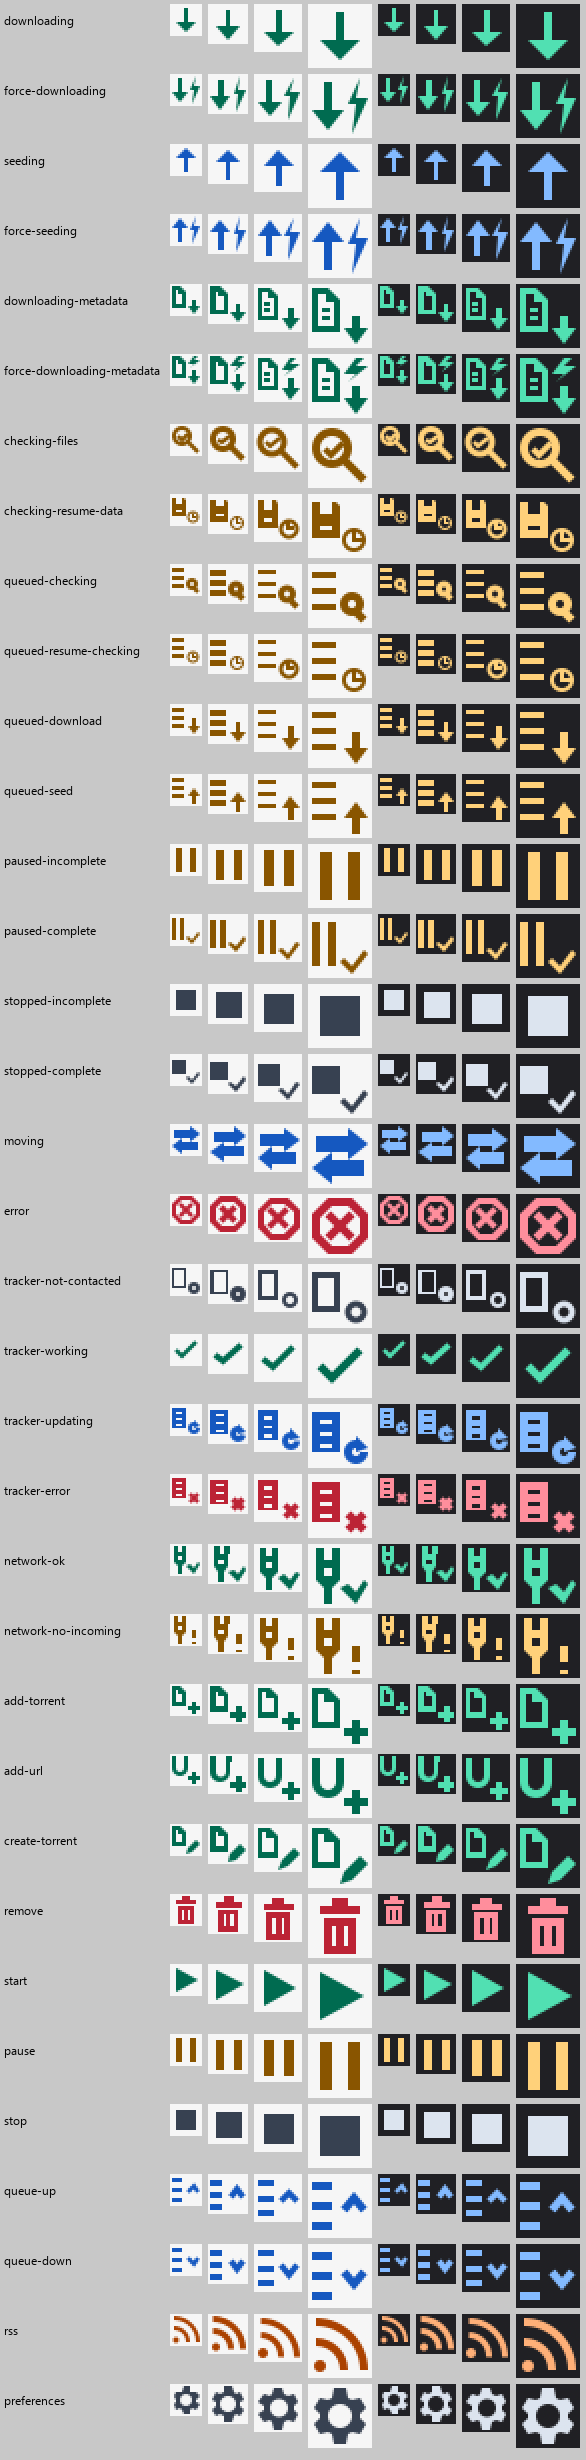

Recreate this plot in Python.
# Shipped icons (runtime states + toolbar) at native 16/20/24/32 px, light and dark, 2x nearest.
# Usage: python -I shipped-sizes.py <ui-icon-explorations dir> <output png>   (needs Pillow)
import sys, json
from PIL import Image, ImageDraw, ImageFont
root,out=sys.argv[1],sys.argv[2]
m=json.load(open(root+'/manifest.json'))
ids=m['runtime']+m['toolbar']
font=ImageFont.truetype('C:/Windows/Fonts/segoeui.ttf',12)
sizes=[16,20,24,32]
rowh=140
W=170+sum(s*2+6 for s in sizes)*2
img=Image.new('RGB',(W,len(ids)*rowh//2+10),(200,200,200))
d=ImageDraw.Draw(img)
for k,i in enumerate(ids):
  y=k*rowh//2+4; x=4
  d.text((x,y+8),i,fill=(0,0,0),font=font); x=170
  for th,bg in (('png',(246,246,246)),('png-dark',(32,32,36))):
    for s in sizes:
      im=Image.open(f'{root}/{th}/bold/{s}/{i}.png').convert('RGBA')
      t=Image.new('RGBA',im.size,bg+(255,)); t.alpha_composite(im)
      t=t.resize((s*2,s*2),Image.NEAREST)
      img.paste(t.convert('RGB'),(x,y)); x+=s*2+6
img.save(out)
